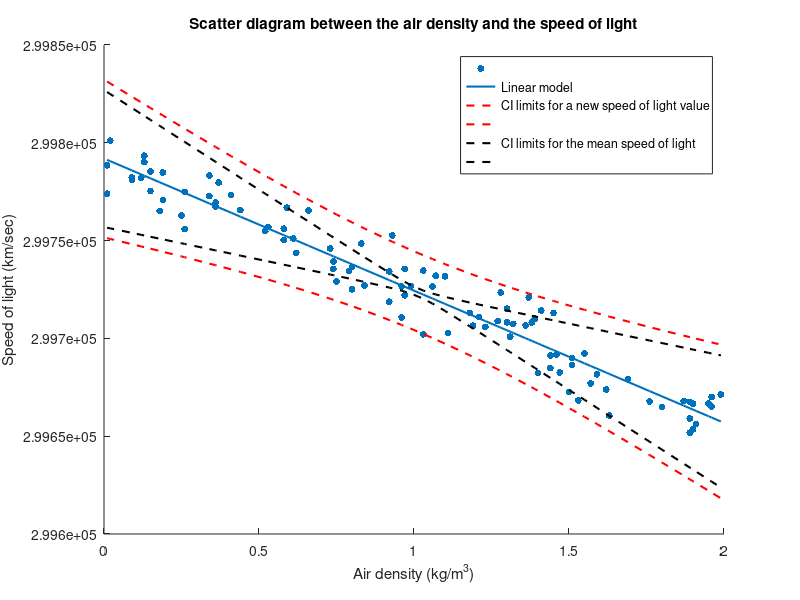
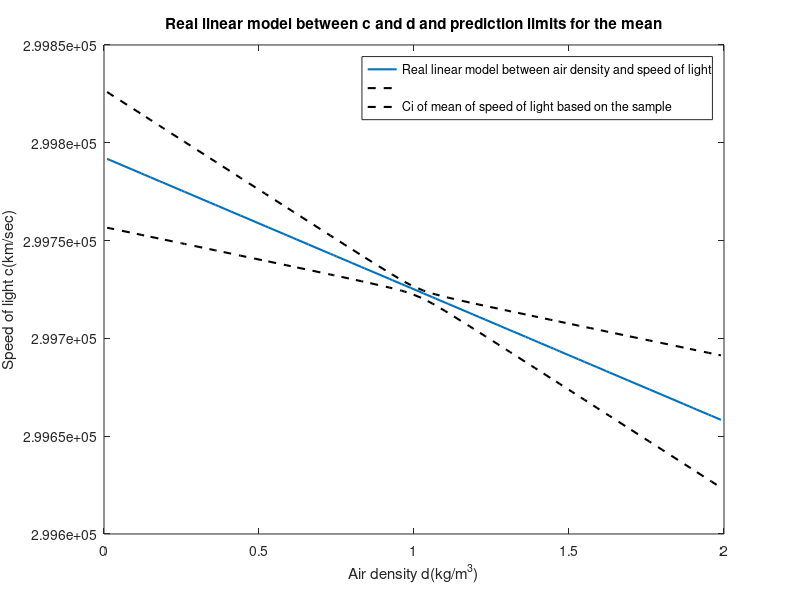

MATLAB code to generate these figures, in order:
% Stelios Topalidis
% AEM: 9613
% Exercise 5.4

clc;
clear;
close all;

importArray = importdata('lightair.dat');
airDensity = importArray(:, 1);
% Attention for the values of the speed of light.
% They are the differences from the speed of light in vacuum
speedOfLightNormalized = importArray(:, 2);
scaleDownVal = 299000;
speedOfLight = speedOfLightNormalized + scaleDownVal; 


%% (a)
%% (a.1) Scatter diagram between speed of light and air density

figure();
dotSize = 25;
scatter(airDensity, speedOfLight, dotSize, 'filled');
title('Scatter diagram between the air density and the speed of light');
xlabel('Air density (kg/m^3)', 'interpreter', 'tex');
ylabel('Speed of light (km/sec)');
hold on;

%% (a.2) Correlation coefficient
corrCoefMat = corrcoef(airDensity, speedOfLight);
corrCoef = corrCoefMat(1, 2);
fprintf(['(a)\n The correlation coefficient between the air density \n',...
    'and the speed of light equals: %.3f\n\n'], ...
    corrCoef);


%% (b) 
%% (b.1) Linear model estimation using the MSE parameter method
covMat = cov(airDensity, speedOfLight);
airDSpeedOfLightCov = covMat(1, 2); 
b1 = airDSpeedOfLightCov /var(airDensity);
b0 = mean(speedOfLight) - b1*mean(airDensity);

fprintf(['(b)\nb.1\nThe linear model estimation for the variables ',...
        'is: \nc = %.2f*d + (%.2f))\n'], b1, b0);

lineWidthVal = 1.5;
plot(airDensity, b0 + b1*airDensity, 'Linewidth', lineWidthVal);
hold on;

%% (b.2) 95% parametric ci for b0, b1
% Significance level
alpha = 0.05;
% Number of bivariate observations
n = length(airDensity);
% degrees of freedom
dof = n - 2;
tVal = tinv(1- alpha/2, dof);

% Formula for sigmaE (standard deviation of model errors) 
varE = (n-1)/(n-2)*(var(speedOfLight) - ...
    b1^2*var(airDensity));
sigmaE = sqrt(varE);

% Formula for the ci of the b0 and b1
sigmaB0 = sigmaE*sqrt(1/n+(mean(airDensity)^2)/var(airDensity));
b0CILow = b0 - tVal * sigmaB0;
b0CIHigh = b0 + tVal * sigmaB0;

sigmaB1 = sigmaE/std(airDensity);
b1CILow = b1 - tVal * sigmaB1;
b1CIHigh = b1 + tVal * sigmaB1;

fprintf('b.2\nParametric ci for b0: [%3.f, %.3f] + %d\n', ...
    b0CILow-scaleDownVal, b0CIHigh-scaleDownVal, scaleDownVal);
fprintf('Parametric ci for b1: [%3.f, %.3f]\n\n', b1CILow, b1CIHigh);

%% (c)
%% (c.1) Graph the linear model on the scatter diagram, estimation limits 
%% for the mean light speed with 95% confidence and for a single 
%% sobservation

% CI prediction for the mean speed of light for a specific value of the air
% density
ciOfMeanSpeedOfLightLow = b0 + b1*airDensity - tVal * sigmaE * ...
    sqrt(1/n+((airDensity - mean(airDensity)).^2)/var(airDensity));
ciOfMeanSpeedOfLightHigh = b0 + b1*airDensity + tVal * sigmaE * ...
    sqrt(1/n+((airDensity - mean(airDensity)).^2)/var(airDensity));

% CI prediction for a single observation of the speed of light for a 
% specific value of the air density
ciOfSpeedOfLightLow = b0 + b1*airDensity - tVal * sigmaE * ...
    sqrt(1+ 1/n+((airDensity - mean(airDensity)).^2)/var(airDensity));
ciOfSpeedOfLightHigh = b0 + b1*airDensity + tVal * sigmaE * ...
    sqrt(1+ 1/n+((airDensity - mean(airDensity)).^2)/var(airDensity));


plot(airDensity, ciOfSpeedOfLightLow, '--', 'Color', 'r', 'Linewidth', ...
    lineWidthVal);
plot(airDensity, ciOfSpeedOfLightHigh, '--', 'Color', 'r', 'Linewidth', ...
    lineWidthVal);
plot(airDensity, ciOfMeanSpeedOfLightLow, '--', 'Color', 'k', ...
    'Linewidth', lineWidthVal);
plot(airDensity, ciOfMeanSpeedOfLightHigh, '--', 'Color', 'k', ...
    'Linewidth', lineWidthVal);

legend('', 'Linear model', 'CI limits for a new speed of light value', ...
    '', 'CI limits for the mean speed of light', '');
hold off;

%% (c.2) Make a prediction of a single observation of the speed of light 
%% and its mean for a specific air density value based on the model. 
%% Calculate the ci limits for the single observation and the mean as well.
airDensityVal = 1.29;
speedOfLightPred = b0 + b1*airDensityVal;

predCILow = b0 + b1*airDensityVal - tVal * sigmaE * ...
    sqrt(1 + 1/n+((airDensityVal - ...
    mean(airDensity)).^2)/var(airDensity));
predCIHigh = b0 + b1*airDensityVal + tVal * sigmaE * ...
    sqrt(1 + 1/n+((airDensityVal - ...
    mean(airDensity)).^2)/var(airDensity));

predCILowForMean = b0 + b1*airDensityVal - tVal * sigmaE * ...
    sqrt(1/n+((airDensityVal - ...
    mean(airDensity)).^2)/var(airDensity));
predCIHighForMean = b0 + b1*airDensityVal + tVal * sigmaE * ...
    sqrt(1/n+((airDensityVal - ...
    mean(airDensity)).^2)/var(airDensity));

fprintf(['(c)\nc.2\n%.2f%% prediction of the ',...
    'speed of light for \nair density = %.3f km/m^3: %.3f + %d ',...
    'km/sec\n'], ...
    (1-alpha)*100,...
    airDensityVal, speedOfLightPred - scaleDownVal, scaleDownVal);

fprintf(['CI for the mean of the speed of light: ',...
    '[%.3f, %.3f] + %d\n'], predCILowForMean-scaleDownVal, ...
    predCIHighForMean-scaleDownVal, scaleDownVal);

fprintf(['CI for a single observation of the speed of light: ',...
    '[%.3f, %.3f] + %d\n\n'], predCILow-scaleDownVal, ...
    predCIHigh-scaleDownVal, scaleDownVal);



%% (d) 
%% (d.1) Real linear model between air density and speed of light:
c = 299792.458;
beta0 = c;
d0 = 1.29;
beta1 = c*(-0.00029/d0);
fprintf(['(d)\nd.1\nReal model between air density and speed of ',...
    'light:\n',...
    'c = %.3f * d + %.3f, where d is the air density\n'], beta1, beta0);


%% (d.2) Check if the real values of each paremeter of the linear model is 
%% inside the ci calculated from the bivariate sample
if beta0 > b0CILow && beta0 < b0CIHigh
    fprintf(['d.2\nThe real value of beta0 = %.3f is inside \n',...
        'the %.2f%% ',...
        'ci [%.3f, %.3f] (calculated from ',...
        'the sample)\n'], beta0, (1-alpha)*100, b0CILow, b0CIHigh);
else
fprintf(['The real value of beta0 = %.3f is not inside \nthe %.2f%% ',...
        'ci [%.3f, %.3f] (calculated from ',...
        'the sample)\n'], beta0, (1-alpha)*100, b0CILow, b0CIHigh);
end
   

if beta1 > b1CILow && beta1 < b1CIHigh
    fprintf(['The real value of beta1 = %.3f is inside \nthe %.2f%% ',...
        'ci [%.3f, %.3f] (calculated from ',...
        'the sample)\n'], beta1, (1-alpha)*100, b1CILow, b1CIHigh);
else
fprintf(['The real value of beta1 = %.3f is not inside \nthe %.2f%% ',...
        'ci [%.3f, %.3f] (calculated from ',...
        'the sample)\n'], beta1, (1-alpha)*100, b1CILow, b1CIHigh);
end

%% (d.3) Is the real mean value of the speed of light inside the ci for the
%% mean of the light speed calculated on the interval of the air densities?

figure();
plot(airDensity, beta0+beta1.*airDensity, 'Linewidth', lineWidthVal);
title(['Real linear model between c and d and prediction limits ',...
    'for the mean']);
xlabel('Air density d(kg/m^3)', 'interpreter', 'tex');
ylabel('Speed of light c(km/sec)');
hold on
plot(airDensity, ciOfMeanSpeedOfLightLow, '--', 'Color', 'k', ...
    'Linewidth', lineWidthVal);
plot(airDensity, ciOfMeanSpeedOfLightHigh, '--', 'Color', 'k', ...
    'Linewidth', lineWidthVal);
legend('Real linear model between air density and speed of light', ...
    '', 'Ci of mean of speed of light based on the sample');

fprintf('d.3\nThe limits for the mean contain the real linear model\n');

